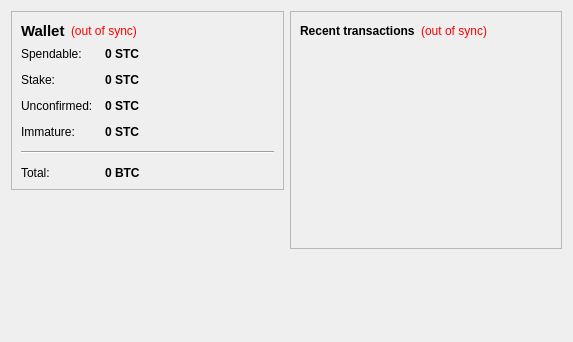
<?xml version="1.0" encoding="UTF-8"?>
<ui version="4.0">
 <class>OverviewPage</class>
 <widget class="QWidget" name="OverviewPage">
  <property name="geometry">
   <rect>
    <x>0</x>
    <y>0</y>
    <width>573</width>
    <height>342</height>
   </rect>
  </property>
  <property name="windowTitle">
   <string>Form</string>
  </property>
  <layout class="QHBoxLayout" name="horizontalLayout" stretch="1,1">
   <item>
    <layout class="QVBoxLayout" name="verticalLayout_2">
     <item>
      <widget class="QFrame" name="frame">
       <property name="frameShape">
        <enum>QFrame::StyledPanel</enum>
       </property>
       <property name="frameShadow">
        <enum>QFrame::Raised</enum>
       </property>
       <layout class="QVBoxLayout" name="verticalLayout_4">
        <item>
         <layout class="QHBoxLayout" name="horizontalLayout_4">
          <item>
           <widget class="QLabel" name="label_5">
            <property name="font">
             <font>
              <pointsize>11</pointsize>
              <weight>75</weight>
              <bold>true</bold>
             </font>
            </property>
            <property name="text">
             <string>Wallet</string>
            </property>
           </widget>
          </item>
          <item>
           <widget class="QLabel" name="labelWalletStatus">
            <property name="toolTip">
             <string>The displayed information may be out of date. Your wallet automatically synchronizes with the StopTrumpCoin network after a connection is established, but this process has not completed yet.</string>
            </property>
            <property name="styleSheet">
             <string notr="true">QLabel { color: red; }</string>
            </property>
            <property name="text">
             <string notr="true">(out of sync)</string>
            </property>
            <property name="alignment">
             <set>Qt::AlignLeading|Qt::AlignLeft|Qt::AlignVCenter</set>
            </property>
           </widget>
          </item>
          <item>
           <spacer name="horizontalSpacer_2">
            <property name="orientation">
             <enum>Qt::Horizontal</enum>
            </property>
            <property name="sizeHint" stdset="0">
             <size>
              <width>40</width>
              <height>20</height>
             </size>
            </property>
           </spacer>
          </item>
         </layout>
        </item>
        <item>
         <layout class="QFormLayout" name="formLayout_2">
          <property name="fieldGrowthPolicy">
           <enum>QFormLayout::AllNonFixedFieldsGrow</enum>
          </property>
          <property name="horizontalSpacing">
           <number>12</number>
          </property>
          <property name="verticalSpacing">
           <number>12</number>
          </property>
          <item row="0" column="0">
           <widget class="QLabel" name="label">
            <property name="text">
             <string>Spendable:</string>
            </property>
           </widget>
          </item>
          <item row="0" column="1">
           <widget class="QLabel" name="labelBalance">
            <property name="font">
             <font>
              <weight>75</weight>
              <bold>true</bold>
             </font>
            </property>
            <property name="cursor">
             <cursorShape>IBeamCursor</cursorShape>
            </property>
            <property name="toolTip">
             <string>Your current spendable balance</string>
            </property>
            <property name="text">
             <string notr="true">0 STC</string>
            </property>
            <property name="textInteractionFlags">
             <set>Qt::LinksAccessibleByMouse|Qt::TextSelectableByKeyboard|Qt::TextSelectableByMouse</set>
            </property>
           </widget>
          </item>
          <item row="1" column="0">
           <widget class="QLabel" name="label_6">
            <property name="text">
             <string>Stake:</string>
            </property>
           </widget>
          </item>
          <item row="1" column="1">
           <widget class="QLabel" name="labelStake">
            <property name="font">
             <font>
              <weight>75</weight>
              <bold>true</bold>
             </font>
            </property>
            <property name="cursor">
             <cursorShape>IBeamCursor</cursorShape>
            </property>
            <property name="toolTip">
             <string>Total of coins that was staked, and do not yet count toward the current balance</string>
            </property>
            <property name="text">
             <string notr="true">0 STC</string>
            </property>
            <property name="textInteractionFlags">
             <set>Qt::LinksAccessibleByMouse|Qt::TextSelectableByKeyboard|Qt::TextSelectableByMouse</set>
            </property>
           </widget>
          </item>
          <item row="2" column="0">
           <widget class="QLabel" name="label_3">
            <property name="text">
             <string>Unconfirmed:</string>
            </property>
           </widget>
          </item>
          <item row="2" column="1">
           <widget class="QLabel" name="labelUnconfirmed">
            <property name="font">
             <font>
              <weight>75</weight>
              <bold>true</bold>
             </font>
            </property>
            <property name="cursor">
             <cursorShape>IBeamCursor</cursorShape>
            </property>
            <property name="toolTip">
             <string>Total of transactions that have yet to be confirmed, and do not yet count toward the current balance</string>
            </property>
            <property name="text">
             <string notr="true">0 STC</string>
            </property>
            <property name="textInteractionFlags">
             <set>Qt::LinksAccessibleByMouse|Qt::TextSelectableByKeyboard|Qt::TextSelectableByMouse</set>
            </property>
           </widget>
          </item>
          <item row="3" column="0">
           <widget class="QLabel" name="labelImmatureText">
            <property name="text">
             <string>Immature:</string>
            </property>
           </widget>
          </item>
          <item row="3" column="1">
           <widget class="QLabel" name="labelImmature">
            <property name="font">
             <font>
              <weight>75</weight>
              <bold>true</bold>
             </font>
            </property>
            <property name="toolTip">
             <string>Mined balance that has not yet matured</string>
            </property>
            <property name="text">
             <string notr="true">0 STC</string>
            </property>
            <property name="textInteractionFlags">
             <set>Qt::LinksAccessibleByMouse|Qt::TextSelectableByKeyboard|Qt::TextSelectableByMouse</set>
            </property>
           </widget>
          </item>
          <item row="4" column="0" colspan="2">
           <widget class="Line" name="line">
            <property name="orientation">
             <enum>Qt::Horizontal</enum>
            </property>
           </widget>
          </item>
          <item row="5" column="0">
           <widget class="QLabel" name="labelTotalText">
            <property name="text">
             <string>Total:</string>
            </property>
           </widget>
          </item>
          <item row="5" column="1">
           <widget class="QLabel" name="labelTotal">
            <property name="font">
             <font>
              <weight>75</weight>
              <bold>true</bold>
             </font>
            </property>
            <property name="cursor">
             <cursorShape>IBeamCursor</cursorShape>
            </property>
            <property name="toolTip">
             <string>Your current total balance</string>
            </property>
            <property name="text">
             <string notr="true">0 BTC</string>
            </property>
            <property name="textInteractionFlags">
             <set>Qt::LinksAccessibleByMouse|Qt::TextSelectableByKeyboard|Qt::TextSelectableByMouse</set>
            </property>
           </widget>
          </item>
         </layout>
        </item>
       </layout>
      </widget>
     </item>
     <item>
      <spacer name="verticalSpacer">
       <property name="orientation">
        <enum>Qt::Vertical</enum>
       </property>
       <property name="sizeHint" stdset="0">
        <size>
         <width>20</width>
         <height>40</height>
        </size>
       </property>
      </spacer>
     </item>
    </layout>
   </item>
   <item>
    <layout class="QVBoxLayout" name="verticalLayout_3">
     <item>
      <widget class="QFrame" name="frame_2">
       <property name="frameShape">
        <enum>QFrame::StyledPanel</enum>
       </property>
       <property name="frameShadow">
        <enum>QFrame::Raised</enum>
       </property>
       <layout class="QVBoxLayout" name="verticalLayout">
        <item>
         <layout class="QHBoxLayout" name="horizontalLayout_2">
          <item>
           <widget class="QLabel" name="label_4">
            <property name="text">
             <string>&lt;b&gt;Recent transactions&lt;/b&gt;</string>
            </property>
           </widget>
          </item>
          <item>
           <widget class="QLabel" name="labelTransactionsStatus">
            <property name="toolTip">
             <string>The displayed information may be out of date. Your wallet automatically synchronizes with the StopTrumpCoin network after a connection is established, but this process has not completed yet.</string>
            </property>
            <property name="styleSheet">
             <string notr="true">QLabel { color: red; }</string>
            </property>
            <property name="text">
             <string notr="true">(out of sync)</string>
            </property>
            <property name="alignment">
             <set>Qt::AlignRight|Qt::AlignTrailing|Qt::AlignVCenter</set>
            </property>
           </widget>
          </item>
          <item>
           <spacer name="horizontalSpacer">
            <property name="orientation">
             <enum>Qt::Horizontal</enum>
            </property>
            <property name="sizeHint" stdset="0">
             <size>
              <width>40</width>
              <height>20</height>
             </size>
            </property>
           </spacer>
          </item>
         </layout>
        </item>
        <item>
         <widget class="QListView" name="listTransactions">
          <property name="styleSheet">
           <string notr="true">QListView { background: transparent; }</string>
          </property>
          <property name="frameShape">
           <enum>QFrame::NoFrame</enum>
          </property>
          <property name="verticalScrollBarPolicy">
           <enum>Qt::ScrollBarAlwaysOff</enum>
          </property>
          <property name="horizontalScrollBarPolicy">
           <enum>Qt::ScrollBarAlwaysOff</enum>
          </property>
          <property name="selectionMode">
           <enum>QAbstractItemView::NoSelection</enum>
          </property>
         </widget>
        </item>
       </layout>
      </widget>
     </item>
     <item>
      <spacer name="verticalSpacer_2">
       <property name="orientation">
        <enum>Qt::Vertical</enum>
       </property>
       <property name="sizeHint" stdset="0">
        <size>
         <width>20</width>
         <height>40</height>
        </size>
       </property>
      </spacer>
     </item>
    </layout>
   </item>
  </layout>
 </widget>
 <resources/>
 <connections/>
</ui>
